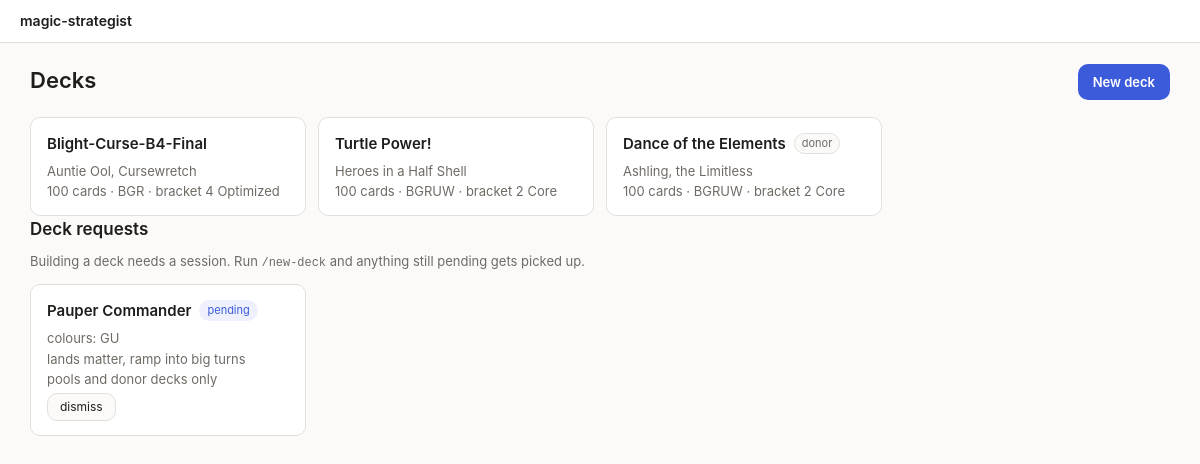
The page / on the database its author committed.
### tables this page shows
CREATE TABLE decks (
    id                  INTEGER PRIMARY KEY,
    location_id         INTEGER NOT NULL UNIQUE REFERENCES locations(id) ON DELETE CASCADE,
    slug                TEXT NOT NULL UNIQUE,
    name                TEXT NOT NULL,
    commander_oracle_id TEXT REFERENCES cards(oracle_id),
    partner_oracle_id   TEXT REFERENCES cards(oracle_id),
    color_identity      TEXT,
    -- commander | pdh | modern | pauper. See scripts/formats.py; the deck size
    -- and singleton rules differ, so nothing may assume "100 and singleton".
    format              TEXT NOT NULL DEFAULT 'commander'
                        CHECK (format IN ('commander', 'pdh', 'modern', 'pauper')),
    target_bracket      INTEGER CHECK (target_bracket BETWEEN 1 AND 5),
    is_registered       INTEGER NOT NULL DEFAULT 0,
    -- active: kept assembled and held to exactly 100.
    -- donor:  cannibalised for parts. Its cards count as available inventory,
    --         its list is not held to 100, and it makes no claim on a card
    --         that an active deck also wants.
    -- retired: kept for the record only.
    -- draft: generated from a deck_request and not yet accepted.
    status              TEXT NOT NULL DEFAULT 'active'
                        CHECK (status IN ('active', 'donor', 'retired', 'draft')),
    notes               TEXT
);

CREATE TABLE cards (
    oracle_id        TEXT PRIMARY KEY,
    name             TEXT NOT NULL,
    mana_cost        TEXT,
    mana_value       REAL,
    type_line        TEXT,
    oracle_text      TEXT,
    power            TEXT,
    toughness        TEXT,
    loyalty          TEXT,
    colors           TEXT,                    -- WUBRG subset, '' = colorless
    color_identity   TEXT NOT NULL DEFAULT '',-- WUBRG subset, sorted
    keywords         TEXT,                    -- JSON array
    layout           TEXT,
    card_faces       TEXT,                    -- JSON array; NULL when single-faced
    legalities       TEXT,                    -- JSON: Scryfall's per-format legality
    is_game_changer  INTEGER NOT NULL DEFAULT 0,
    is_basic_land    INTEGER NOT NULL DEFAULT 0,
    is_token         INTEGER NOT NULL DEFAULT 0,
    is_legendary     INTEGER NOT NULL DEFAULT 0,
    can_be_commander INTEGER NOT NULL DEFAULT 0,
    scryfall_uri     TEXT,
    enriched_at      TEXT
);

CREATE TABLE deck_requests (
    id             INTEGER PRIMARY KEY,
    format         TEXT NOT NULL DEFAULT 'commander'
                   CHECK (format IN ('commander', 'pdh', 'modern', 'pauper')),
    colors         TEXT,      -- desired colour identity, e.g. 'BG'; NULL = open
    commander_hint TEXT,      -- a commander he already has in mind
    strategy       TEXT,      -- free text: what the deck should try to do
    -- Whether cards may be taken from decks that are currently assembled.
    -- Pools and donor decks are always fair game.
    allow_borrowing INTEGER NOT NULL DEFAULT 0,
    allow_buying    INTEGER NOT NULL DEFAULT 1,
    notes          TEXT,
    status         TEXT NOT NULL DEFAULT 'pending'
                   CHECK (status IN ('pending', 'building', 'ready', 'dismissed')),
    deck_id        INTEGER REFERENCES decks(id) ON DELETE SET NULL,
    response       TEXT,      -- what the session did, and what it could not do
    created_at     TEXT NOT NULL DEFAULT (datetime('now'))
);

### app/main.py (the view)
@app.get("/", response_class=HTMLResponse)
def index(request: Request):
    conn = q.connect()
    try:
        context = {
            "request": request,
            "decks": q.list_decks(conn),
            "requests": [r for r in q.list_requests(conn) if r["status"] != "dismissed"],
        }
    finally:
        conn.close()
    return templates.TemplateResponse("index.html", context)

### app/templates/index.html (shortened to what this page needs)
{% extends "base.html" %}
{% block content %}
<div class="wrap">
  <div class="page-head">
    <h1>Decks</h1>
    <a class="btn-primary" href="/new">New deck</a>
  </div>
  <div class="deck-list">
    {% for d in decks %}
    <a class="deck-card" href="/deck/{{ d.slug }}">
      <div class="deck-card-head">
        <span class="deck-name">{{ d.name }}</span>
        {% if d.status != 'active' %}<span class="pill pill-muted">{{ d.status }}</span>{% endif %}
      </div>
      <div class="deck-meta">{{ d.commander or 'commander not identified' }}</div>
      <div class="deck-meta">
        {{ d.size }} cards · {{ d.color_identity or 'C' }} ·
        bracket {{ d.target_bracket or '—' }} {{ d.bracket_name }}
      </div>
    </a>
    {% endfor %}
  </div>
  {% if requests %}
  <section>
    <h2>Deck requests</h2>
    <p class="hint">Building a deck needs a session. Run <code>/new-deck</code> and
      anything still pending gets picked up.</p>
    <div class="deck-list">
      {% for r in requests %}
      <div class="deck-card">
        <div class="deck-card-head">
          <span class="deck-name">{{ r.format_name }}</span>
          <span class="pill {% if r.status == 'pending' %}pill-accent{% else %}pill-muted{% endif %}">{{ r.status }}</span>
        </div>
        {% if r.colors %}<div class="deck-meta">colours: {{ r.colors }}</div>{% endif %}
        {% if r.strategy %}<div class="deck-meta">{{ r.strategy }}</div>{% endif %}
        <div class="deck-meta dim">
          {{ 'may borrow from assembled decks' if r.allow_borrowing else 'pools and donor decks only' }}
        </div>
        <form method="post" action="/api/request/{{ r.id }}/dismiss" class="form-actions">
          <button type="submit">dismiss</button>
        </form>
      </div>
      {% endfor %}
    </div>
  </section>
  {% endif %}
</div>
{% endblock %}

### app/templates/base.html (shortened to what this page needs)
<!doctype html>
<html lang="en">
<head>
  <link rel="stylesheet" href="{{ asset('app.css') }}">
</head>
<body>
  <div class="stickyhead">
    <header class="topbar">
      <a href="/" class="brand">magic-strategist</a>
    </header>
  </div>
  <main>{% block content %}{% endblock %}</main>
</body>
</html>

### app/static/app.css (style rules this page uses)
:root { --bg: #fbfaf9; --surface: #ffffff; --border: #e3e0dc; --text: #1f1d1b; --muted: #6f6a64; --dim: #98928a; --cut: #b3261e; --cut-bg: #fdecea; --add: #1e6b3a; --add-bg: #e8f5ec; --warn: #8a5a00; --warn-bg: #fdf3e0; --accent: #3b5bdb; --accent-bg: #eef1fd; --radius: 10px; }
* { box-sizing: border-box; }
body { margin: 0; background: var(--bg); color: var(--text); font: 15px/1.55 -apple-system, BlinkMacSystemFont, "Segoe UI", Roboto, sans-serif; }
h1 { font-size: 22px; font-weight: 600; margin: 0 0 4px; }
h2 { font-size: 17px; font-weight: 600; margin: 0 0 8px; }
a { color: inherit; }
.dim { color: var(--dim); font-weight: 400; }
.hint { color: var(--muted); font-size: 13px; margin: 0 0 12px; }
.wrap { max-width: 1180px; margin: 0 auto; padding: 20px 20px 80px; }
section { margin-bottom: 34px; }
.stickyhead { position: sticky; top: 0; z-index: 20; background: var(--surface); }
.topbar { display: flex; align-items: center; gap: 14px; padding: 10px 20px; background: var(--surface); border-bottom: 1px solid var(--border); }
.brand { font-weight: 600; text-decoration: none; font-size: 14px; }
.page-head { display: flex; align-items: center; justify-content: space-between; gap: 16px; margin-bottom: 16px; }
.banner code, .hint code { font-family: ui-monospace, SFMono-Regular, Menlo, monospace; font-size: .92em; }
.btn-primary { font: inherit; font-size: 13px; font-weight: 600; padding: 7px 14px; cursor: pointer; border-radius: var(--radius); border: 1px solid transparent; background: var(--accent); color: #fff; text-decoration: none; display: inline-block; }
.form-actions { display: flex; gap: 10px; align-items: center; margin-top: 4px; }
.form-actions button { font: inherit; font-size: 12px; padding: 4px 12px; border-radius: var(--radius); border: 1px solid var(--border); background: var(--bg); color: var(--text); cursor: pointer; }
.deck-list { display: grid; grid-template-columns: repeat(auto-fill, minmax(260px, 1fr)); gap: 12px; }
.deck-card { display: block; text-decoration: none; background: var(--surface); border: 1px solid var(--border); border-radius: var(--radius); padding: 14px 16px; }
.deck-card-head { display: flex; align-items: center; gap: 8px; flex-wrap: wrap; margin-bottom: 6px; }
.deck-name { font-weight: 600; }
.deck-meta { color: var(--muted); font-size: 13px; }
.pill { font-size: 11px; padding: 1px 7px; border-radius: 20px; border: 1px solid var(--border); color: var(--muted); }
.pill-accent { background: var(--accent-bg); color: var(--accent); border-color: transparent; }
.pill-muted { background: var(--bg); }

### rows shown on the page
decks: name "Blight-Curse-B4-Final", name "Auntie Ool, Cursewretch", size "100", color_identity "BGR", target_bracket "4", bracket_name "Optimized"
decks: name "Turtle Power!", name "Heroes in a Half Shell", size "100", color_identity "BGRUW", target_bracket "2", bracket_name "Core"
decks: name "Dance of the Elements", status "donor", name "Ashling, the Limitless", size "100", color_identity "BGRUW", target_bracket "2", bracket_name "Core"
deck_requests: format_name "Pauper Commander", status "pending", colors "GU", strategy "lands matter, ramp into big turns", allow_borrowing "pools and donor decks only"
